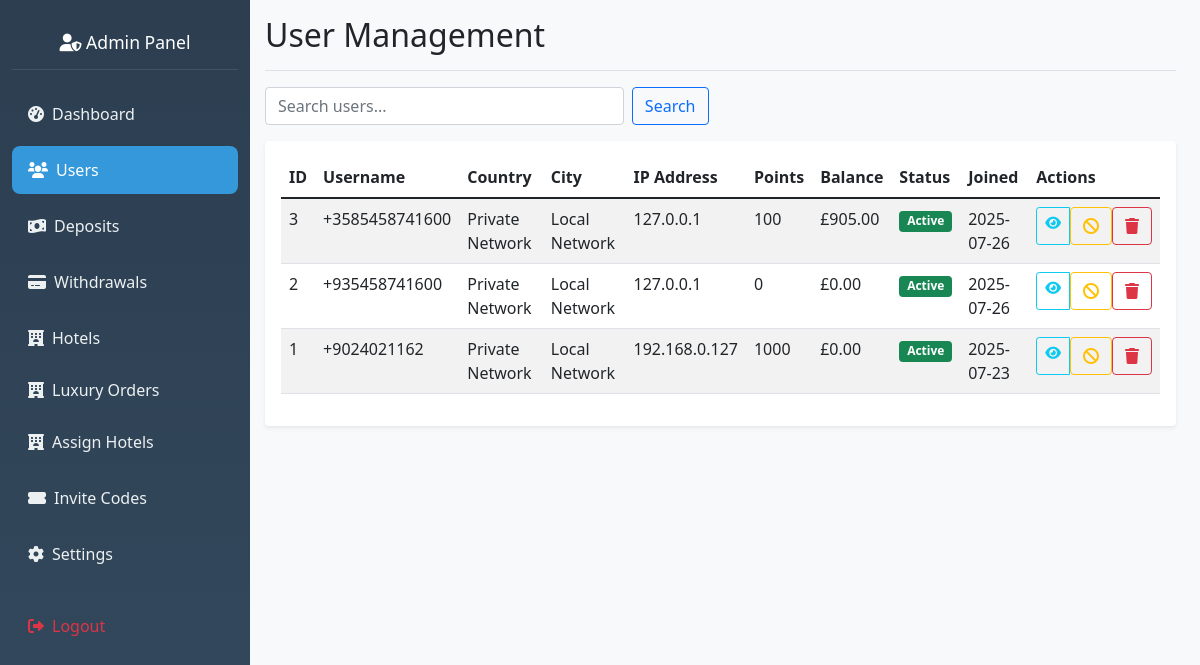
The page /admin/users (signed in) on the database as committed earlier.
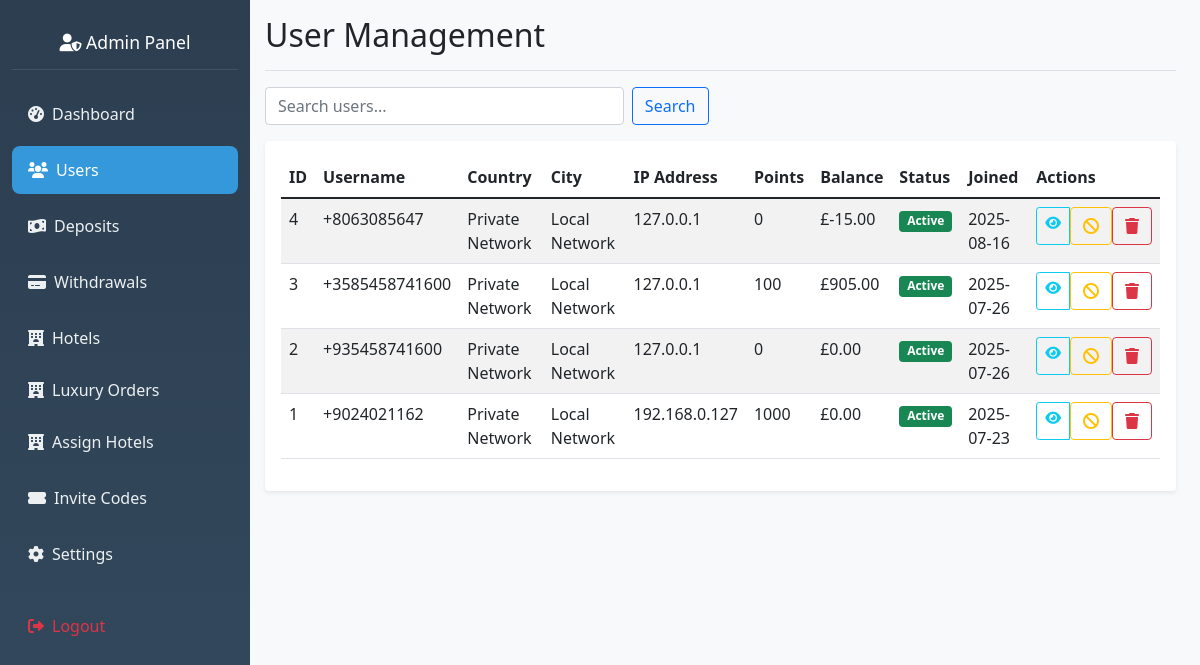
The same page on the database as committed later.
### hotel_app/models.py (models this page shows, shortened)
class User(db.Model, UserMixin):
    __tablename__ = 'user'
    id = db.Column(db.Integer, primary_key=True)
    nickname = db.Column(db.String(80))
    user_id = db.Column(db.String(6), unique=True)
    agent_id = db.Column(db.String(6), unique=True)
    contact = db.Column(db.String(20))
    invitation_code = db.Column(db.String(20))
    member_points = db.Column(db.Integer, default=0)
    trial_bonus = db.Column(db.Float, default=564.00)
    balance = db.Column(db.Float, default=0.00)
    total_deposits = db.Column(db.Float, default=0.0)
    vip_level = db.Column(db.String(10), default='VIP0')
    withdrawal_password = db.Column(db.String(100))
    password_hash = db.Column(db.String(100))
    is_active = db.Column(db.Boolean, default=False)
    created_at = db.Column(db.DateTime, default=datetime.utcnow)
    session_locked = db.Column(db.Boolean, default=False)
    total_commission_earned = db.Column(db.Float, default=0.0)
    first_session_completed = db.Column(db.Boolean, default=False)
    session_reset_date = db.Column(db.String)
    bound_wallet_type = db.Column(db.String(20))
    max_first_session_reservations = db.Column(db.Integer, default=35)
    wallet_bound_at = db.Column(db.DateTime)
    second_session_reservations_count = db.Column(db.Integer, default=0)
    second_session_commission = db.Column(db.Float, default=0.0)
    bound_wallet_address = db.Column(db.String(200))
    first_session_commission = db.Column(db.Float, default=0.0)
    first_session_reservations_count = db.Column(db.Integer, default=0)
    current_session = db.Column(db.String(10), default='first')
    revolut_name = db.Column(db.String(100))
    revolut_iban = db.Column(db.String(50))
    revolut_revtag = db.Column(db.String(20))
    ip_address = db.Column(db.String(45))  # IPv6 can be up to 45 characters
    country = db.Column(db.String(100))
    country_code = db.Column(db.String(2))
    region = db.Column(db.String(100))
    city = db.Column(db.String(100))
    latitude = db.Column(db.Float)
    longitude = db.Column(db.Float)
    timezone = db.Column(db.String(50))
    isp = db.Column(db.String(255))
    last_location_update = db.Column(db.DateTime, default=datetime.utcnow)
    reservations = db.relationship('Reservation', backref='user', cascade="all, delete-orphan",
        passive_deletes=True,lazy=True)
    deposit_requests = db.relationship('DepositRequest', backref='user', lazy=True)
    withdrawal_requests = db.relationship('WithdrawalRequest', backref='user', lazy=True)
    hotel_assignments = db.relationship('UserHotelAssignment', backref='user',cascade="all, delete-orphan",
        passive_deletes=True, lazy=True)
    hotel_ratings = db.relationship('UserHotelRating', backref='user', lazy=True)

### hotel_app/routes.py (the view)
@app.route('/admin/users')
@admin_required
def view_users():
    page = request.args.get('page', 1, type=int)
    search = request.args.get('search', '')
    vip_filter = request.args.get('vip_level', '')
    users_query = User.query
    if search:
        users_query = users_query.filter(
            User.nickname.contains(search) |
            User.user.agent_id.contains(search)
        )
    if vip_filter:
        users_query = users_query.filter(User.vip_level == vip_filter)
    users = users_query.order_by(User.id.desc()).paginate(
        page=page, per_page=20, error_out=False
    )
    vip_levels = ['vip0', 'vip1', 'vip2', 'vip3']
    return render_template('admin_users.html',
                         users=users,
                         search=search,
                         vip_levels=vip_levels,
                         current_vip_filter=vip_filter)

### hotel_app/routes.py (called while the page is built)
def admin_required(f):
    @wraps(f)
    def wrapper(*args, **kwargs):
        admin_id = session.get('admin_id')
        if not admin_id:
            flash("Admin login required.", "danger")
            return redirect(url_for('admin_login'))
        admin = Admin.query.get(admin_id)
        if not admin or not admin.is_active:
            session.pop('admin_id', None)
            flash("Admin access denied.", "danger")
            return redirect(url_for('admin_login'))
        g.current_admin = admin
        return f(*args, **kwargs)
    return wrapper

@app.before_request
def check_admin_routes():
    if request.endpoint and request.endpoint.startswith('admin_') and request.endpoint != 'admin_login':
        if 'admin_id' not in session:
            return redirect(url_for('admin_login'))

### hotel_app/templates/admin_users.html (shortened to what this page needs)
{% extends "admin_base.html" %}
{% block content %}
<div class="d-flex justify-content-between flex-wrap flex-md-nowrap align-items-center pb-2 mb-3 border-bottom">
    <h1 class="h2">User Management</h1>
</div>
<div class="row mb-3">
    <div class="col-md-6">
        <form method="GET" class="d-flex">
            <input type="text" class="form-control me-2" name="search" value="{{ search }}" placeholder="Search users...">
            <button type="submit" class="btn btn-outline-primary">Search</button>
        </form>
    </div>
</div>
<div class="card">
    <div class="card-body">
        <div class="table-responsive">
            <table class="table table-striped">
                <thead>
                    <tr>
                        <th>ID</th>
                        <th>Username</th>
                        <th>Country</th>
                        <th>City</th>
                        <th>IP Address</th>
                        <th>Points</th>
                        <th>Balance</th>
                        <th>Status</th>
                        <th>Joined</th>
                        <th>Actions</th>
                    </tr>
                </thead>
                <tbody>
                    {% for user in users.items %}
                    <tr>
                        <td>{{ user.id }}</td>
                        <td>{{ user.contact }}</td>
                        <td>{{ user.country }}</td>
                        <td>{{ user.city }}</td>
                        <td>{{ user.ip_address }}</td>
                        <td>{{ user.member_points }}</td>
                        <td>£{{ "%.2f"|format(user.balance or 0) }}</td>
                        <td>
                            <span class="badge bg-{{ 'success' if user.is_active else 'secondary' }}">
                                {{ 'Active' if user.is_active else 'Inactive' }}
                            </span>
                        </td>
                        <td>{{ user.created_at.strftime('%Y-%m-%d') if user.created_at else 'N/A' }}</td>
                        <td>
                            <div class="btn-group btn-group-sm">
                                <a href="{{ url_for('view_user_details', user_id=user.id) }}" class="btn btn-outline-info">
                                    <i class="fas fa-eye"></i>
                                </a>
                                <form method="POST" action="{{ url_for('toggle_user', user_id=user.id) }}" class="d-inline">
                                    <button type="submit" class="btn btn-outline-{{ 'warning' if user.is_active else 'success' }}">
                                        <i class="fas fa-{{ 'ban' if user.is_active else 'check' }}"></i>
                                    </button>
                                </form>
                                <form method="POST" action="{{ url_for('delete_user', user_id=user.id) }}" class="d-inline"
                                      onsubmit="return confirm('Are you sure you want to delete this user?')">
                                    <button type="submit" class="btn btn-outline-danger">
                                        <i class="fas fa-trash"></i>
                                    </button>
                                </form>
                            </div>
                        </td>
                    </tr>
                    {% endfor %}
                </tbody>
            </table>
        </div>
    </div>
</div>
{% endblock %}

### hotel_app/templates/admin_base.html (shortened to what this page needs)
<!DOCTYPE html>
<html lang="en">
    <head>
        <link href="https://cdn.jsdelivr.net/npm/bootstrap@5.1.3/dist/css/bootstrap.min.css" rel="stylesheet">
        <link href="https://cdnjs.cloudflare.com/ajax/libs/font-awesome/6.0.0/css/all.min.css" rel="stylesheet">
        <link rel="stylesheet" href="{{ url_for('static', filename='css/admin.css') }}">
    </head>
    <body>
        <div class="container-fluid">
            <div class="row no-gutters">
                <nav class="col-md-3 col-lg-2 d-md-block sidebar" id="sidebar">
                    <div class="position-sticky pt-3">
                        <div class="nav-header text-center">
                            <h4 class="text-white">
                                <i class="fas fa-user-shield"></i> Admin Panel
                            </h4>
                        </div>
                        <ul class="nav flex-column">
                            <li class="nav-item">
                                <a class="nav-link {% if request.endpoint == 'admin_dashboard' %}active{% endif %}"
                                    href="{{ url_for('admin_dashboard') }}">
                                    <i class="fas fa-tachometer-alt"></i>
                                    <span>Dashboard</span>
                                </a>
                            </li>
                            <li class="nav-item">
                                <a class="nav-link {% if request.endpoint == 'view_users' %}active{% endif %}"
                                    href="{{ url_for('view_users') }}">
                                    <i class="fas fa-users"></i>
                                    <span>Users</span>
                                </a>
                            </li>
                            <li class="nav-item">
                                <a class="nav-link {% if request.endpoint == 'view_deposits' %}active{% endif %}"
                                    href="{{ url_for('view_deposits') }}">
                                    <i class="fas fa-money-bill-wave"></i>
                                    <span>Deposits</span>
                                </a>
                            </li>
                            <li class="nav-item">
                                <a class="nav-link {% if request.endpoint == 'view_withdrawals' %}active{% endif %}"
                                    href="{{ url_for('view_withdrawals') }}">
                                    <i class="fas fa-credit-card"></i>
                                    <span>Withdrawals</span>
                                </a>
                            </li>
                            <li class="nav-item">
                                <a class="nav-link {% if request.endpoint == 'manage_hotels' %}active{% endif %}"
                                    href="{{ url_for('manage_hotels') }}">
                                    <i class="fas fa-hotel"></i>
                                    <span>Hotels</span>
                                </a>
                                <a class="nav-link {% if request.endpoint == 'luxury orders' %}active{% endif %}"
                                    href="{{ url_for('admin_luxury_orders') }}">
                                    <i class="fas fa-hotel"></i>
                                    <span>Luxury Orders</span>
                                </a>
                                <a class="nav-link {% if request.endpoint == 'assign_hotels_to_user' %}active{% endif %}"
                                    href="{{ url_for('assign_hotels_to_user')}}">
                                    <i class="fas fa-hotel"></i>
                                    <span>Assign Hotels</span>
                                </a>
                            </li>
                            <li class="nav-item">
                                <a class="nav-link {% if request.endpoint == 'generate_invitation_code' %}active{% endif %}"
                                    href="{{ url_for('generate_invitation_code') }}">
                                    <i class="fas fa-ticket-alt"></i>
                                    <span>Invite Codes</span>
                                </a>
                            </li>
                            <li class="nav-item">
                                <a class="nav-link {% if request.endpoint == 'admin_settings' %}active{% endif %}"
                                    href="{{ url_for('admin_settings') }}">
                                    <i class="fas fa-cog"></i>
                                    <span>Settings</span>
                                </a>
                            </li>
                            <li class="nav-item mt-3">
                                <a class="nav-link text-danger" href="{{ url_for('admin_logout') }}">
                                    <i class="fas fa-sign-out-alt"></i>
                                    <span>Logout</span>
                                </a>
                            </li>
                        </ul>
                    </div>
                </nav>
                <main class="col-md-9 ms-sm-auto col-lg-10 px-md-4 main-content">
                    <div class="pt-3 pb-2 mb-3">
                        {% block content %}{% endblock %}
                    </div>
                </main>
            </div>
        </div>
    </body>
</html>

### hotel_app/static/css/admin.css (style rules this page uses)
.sidebar { min-height: 100vh; background: linear-gradient(180deg, #2c3e50 0%, #34495e 100%); transition: transform 0.3s ease-in-out; overflow-y: auto; }
.sidebar .nav-link { color: #ecf0f1; padding: 0.75rem 1rem; border-radius: 0.5rem; margin: 0.25rem 0; display: flex; align-items: center; gap: 0.5rem; }
.sidebar .nav-link:hover, .sidebar .nav-link.active { background-color: #3498db; color: white; }
.main-content { background-color: #f8f9fa; min-height: 100vh; transition: margin-left 0.3s ease-in-out; }
.card { border: none; box-shadow: 0 0.125rem 0.25rem rgba(0, 0, 0, 0.075); }
.nav-header { padding: 1rem; border-bottom: 1px solid rgba(255, 255, 255, 0.1); margin-bottom: 1rem; }
.nav-header h4 { margin: 0; font-size: 1.1rem; }
@media (min-width: 992px) { .sidebar { position: static !important; transform: translateX(0) !important; width: auto !important; flex: 0 0 auto; } }
@media (min-width: 992px) { .main-content { margin-left: 0 !important; padding-left: 15px !important; padding-top: 0 !important; flex: 1 1 auto; } }
@media (min-width: 992px) { .container-fluid .row { display: flex !important; flex-wrap: nowrap !important; } }
@media (min-width: 992px) { .col-md-3, .col-lg-2 { flex: 0 0 auto; width: 250px; max-width: 250px; } }
@media (min-width: 992px) { .col-md-9, .col-lg-10 { flex: 1 1 auto; width: auto; max-width: none; } }
@media (min-width: 1200px) { .container-fluid .row { display: flex !important; } }
@media (min-width: 1200px) { .sidebar { position: static !important; width: 250px !important; flex: 0 0 250px !important; } }
@media (min-width: 1200px) { .main-content { flex: 1 1 auto !important; } }

Rows that differ between the two databases and show on the page:
added User: id "4", contact "+8063085647", country "Private Network", city "Local Network", ip_address "127.0.0.1", member_points "0", balance "-15.00", is_active "Active", created_at "2025-08-16"
